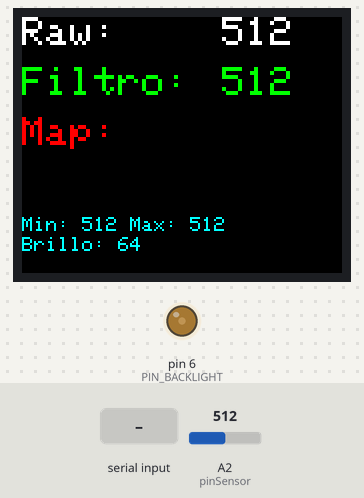
Bench run of a sketch on a simulated Arduino Uno, built with avr-gcc and run on an emulated ATmega328P. Parts: 160×128 colour display, output pins drawn as LEDs (lit = HIGH). The inputs (shaded band) are chosen by the test bench; at power-on: A2 (pinSensor) = 512. What the sketch prints to the serial monitor is not drawn.

Above: at 11.9 s.
12.0 s: "90,45\n" received over Serial
At 13.1 s:
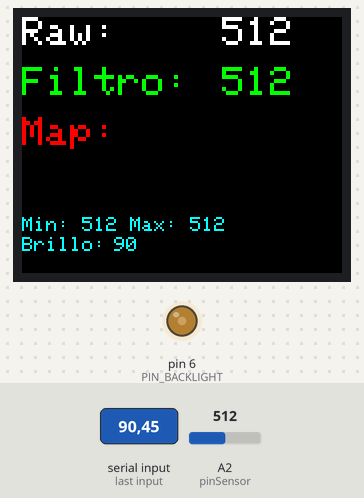
13.7 s: "200\n" received over Serial
At 14.4 s:
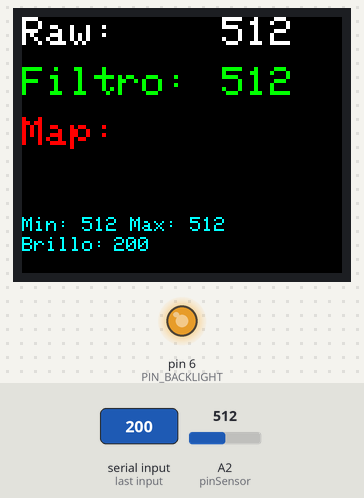
15.4 s: A2 (pinSensor) set to 716
At 15.63 s:
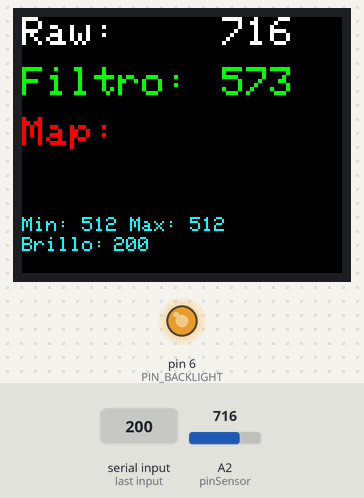
17.0 s: A2 (pinSensor) set to 306
At 17.27 s:
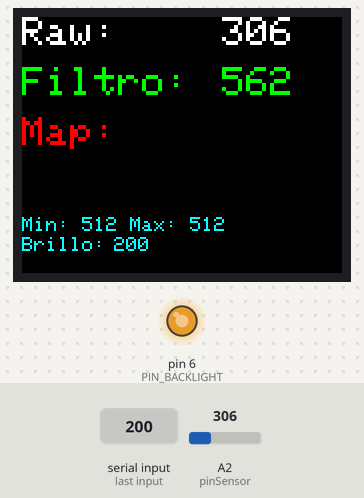
18.6 s: A2 (pinSensor) set to 122
At 20.65 s:
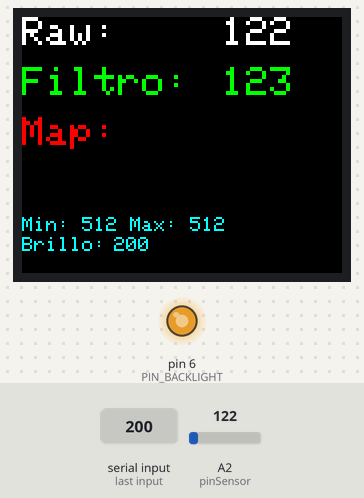
Timing chart, 0 to 21.1 s (numbered marks = the images above; inputs shaded):
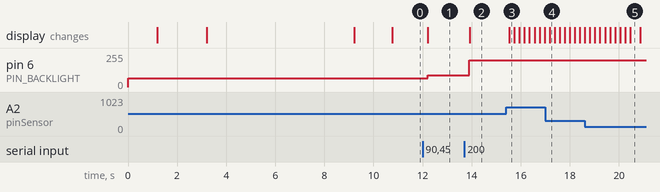

Measured:
- after the input at 12.0 s, pin 6 (PIN_BACKLIGHT): 64/255 → 90/255 after 0.21 s; the display: changes after 0.21 s (image 1)
- after the input at 13.7 s, pin 6 (PIN_BACKLIGHT): 90/255 → 200/255 after 0.21 s; the display: changes after 0.21 s (image 2)
- after the input at 15.4 s, the display: changes after 0.14 s (image 3)
- what the display in image 5 shows lasts 0.4 s, from 20.5 s to 20.9 s

The sketch:

Prueba_Pantalla_LCD.ino
```cpp
//Librerias para comunicarse y manejar el Modulo
// LCD 168x120 8 Pines

// Microcontrolador ST7735S
// #include <Adafruit_ST7789.h>
// #include <Adafruit_ST7796S.h>
#include <Adafruit_ST7735.h>
#include <Adafruit_ST77xx.h>

//
#include <Adafruit_GFX.h>
// #include <gfxfont.h>
// #include <Adafruit_GrayOLED.h>
// #include <Adafruit_SPITFT.h>
// #include <Adafruit_SPITFT_Macros.h>

// Pines de el LCD

#define TFT_CS 10 // Pin selector de Chip CS (Chip Select)
#define TFT_DC 9 // Pin de Comunicacion RS(DC) Data/Command
#define TFT_RST 8 // Pin para Reiniciar el Display RES(Reset)
#define PIN_BACKLIGHT 6 // Pin PWM (Digital) para Controlar el Brillo LEDA (Brillo de Fondo)

// Pin Sensor Efecto Hall
#define pinSensor A2

// Constructor
Adafruit_ST7735 tft = Adafruit_ST7735(TFT_CS, TFT_DC, TFT_RST);

// Variables
float alpha = 0.05;
float filtrado = 0;
uint16_t minRaw = 1023, maxRaw = 0;
uint8_t brillo = 64; // uint8_t 0 - 255 | Ocupa 1 Byte

unsigned long lastUpdate = 0; // unsingned long 0 - 4,294,967,295 (Igual que un uint32_t) | 4 Bytes
const uint16_t updateInterval = 200; // cada 200 ms uint16_t 0 - 65535 | 2 Bytes

static int16_t prevLectura = -1; // int16_t -32768 - 32767 | 2 Bytes
static int16_t prevFiltrado = -1;
static int16_t prevMapeo = -1;

// Para tener en cuenta
/*

DIMENSIONES PANTALLA: 160 x 128

TAMAÑOS Text Sizes: Se multiplica la Base (1,2,3) x (6 en X y 8 en Y).
1 --> 6x8 px
2 --> 12x16 px
3 --> 18x24 px

tft.fillScreen(color) --> Rellena toda la pantalla con un color (p. ej. negro).
tft.fillRect(x, y, w, h, color) --> Dibuja un rectángulo lleno (sirve para “borrar” un área).
tft.setCursor(x, y) --> Mueve el “cursor” donde empezará a dibujar texto.
tft.setTextColor(color) --> Cambia el color del texto (solo letras).
tft.setTextColor(fg, bg) --> Cambia color de letras y de fondo (reemplaza texto anterior sin borrar pantalla).
tft.setTextSize(n) --> Escala el tamaño de las letras (1=normal, 2=doble, etc.).
tft.print("texto") --> Escribe texto en la pantalla (igual que Serial.print).
*/

// Funcion para calibrar la entrada analogica y definir los valores
// Maximos y Minimos Capturados al momento de usar el Dispositivo.
void calibrar() {
  // Serial.println("Mueve el imán a los extremos...");
  tft.fillScreen(ST77XX_BLACK);
  tft.setCursor(0, 0);
  tft.setTextColor(ST77XX_YELLOW);
  tft.setTextSize(2);
  tft.println("Calibrando...");
  tft.println("Mueve el iman a extremos");
  tft.println("min: ");
  tft.setCursor(0, 75);
  tft.print("max: ");

  delay(2000);

  unsigned long t0 = millis();

  while (millis() - t0 < 6000) {
    int val = analogRead(pinSensor);
    if (val < minRaw) {
      minRaw = val;
      tft.fillRect(50, 50, 80, 20, ST77XX_BLACK);
      tft.setCursor(50, 50);
      tft.print(minRaw);
    }
    if (val > maxRaw) {
      maxRaw = val;
      tft.fillRect(50, 75, 80, 20, ST77XX_BLACK);
      tft.setCursor(50, 75);
      tft.print(maxRaw);
    }

    delay(5);
  }
  // Serial.println("Calibrado: min="); Serial.print(minRaw);
  // Serial.print(" max="); Serial.println(maxRaw);

  tft.fillScreen(ST77XX_BLACK);
  tft.setTextColor(ST77XX_GREEN);
  tft.setCursor(0, 0);
  tft.print("Min: "); tft.println(minRaw);
  tft.print("Max: "); tft.println(maxRaw);

  delay(1500);
}

void setup() {
  Serial.begin(9600);

  // Inicializando el Pin Digital para controlar el brillo
  pinMode(PIN_BACKLIGHT, OUTPUT);
  analogWrite(PIN_BACKLIGHT, brillo);

  // Inicializa la pantalla
  tft.initR(INITR_BLACKTAB); // Inicializa ST7732
  tft.fillScreen(ST77XX_BLACK);
  // tft.setTextColor(ST77XX_WHITE);
  tft.setRotation(1); // Se usa para girar la orientancion.
  tft.setTextSize(2);

  delay(1000);
  calibrar();

  filtrado = analogRead(pinSensor);

  // Limpiando La Pantalla
  tft.fillScreen(ST77XX_BLACK);

  // Mostrando los valores Min-Max
  tft.setCursor(0, 100);
  tft.setTextColor(ST77XX_CYAN);
  tft.setTextSize(1);
  tft.print("Min: " + String(minRaw) + " Max: " + String(maxRaw));

  // Mostrando el Valor de Brillo Actual
  tft.setCursor(0, 110);
  tft.print("Brillo: " + String(brillo));

  // Dibujano las Estiquetas Fijas
  tft.setTextSize(2);
  tft.setCursor(0, 0);
  tft.setTextColor(ST77XX_WHITE);
  tft.print("Raw:");
  tft.setCursor(0, 25);
  tft.setTextColor(ST77XX_GREEN);
  tft.print("Filtro:");
  tft.setCursor(0, 50);
  tft.setTextColor(ST77XX_RED);
  tft.print("Map:");

}

void loop() {
  // Control de brillo por serial
  if (Serial.available() > 0) {
    String input = Serial.readStringUntil('\n');
    brillo = input.toInt();
    delay(200);
    brillo = constrain(brillo, 0, 255);
    analogWrite(PIN_BACKLIGHT, brillo);
    tft.setTextSize(1);
    tft.fillRect(46, 110, 100, 10, ST77XX_BLACK);
    tft.setCursor(46, 110);
    tft.setTextColor(ST77XX_CYAN);
    tft.print(brillo);
    tft.setTextSize(2);
    Serial.print("Brillo Ajustado a: ");
    Serial.println(brillo);
  }

  // Lectura y Filtrado del sensor
  int16_t lectura = analogRead(pinSensor);
  filtrado = alpha * lectura + (1 - alpha) * filtrado;
  int mapeo = map(constrain(filtrado, minRaw, maxRaw), minRaw, maxRaw, 0, 1023);

  // Mostrando los Datos en el LCD

  if (millis()- lastUpdate > updateInterval) {

    // Actualiza solo si cambia el valor.

    tft.setTextSize(2);

    if (lectura != prevLectura) {
      tft.fillRect(100, 0, 80, 20, ST77XX_BLACK); // Limpia solo el numero
      tft.setCursor(100, 0);
      tft.setTextColor(ST77XX_WHITE, ST77XX_BLACK);
      tft.print(lectura);
      prevLectura = lectura;
    }

    if ((int)filtrado != prevFiltrado) {
      tft.fillRect(100, 25, 80, 20, ST77XX_BLACK);
      tft.setCursor(100, 25);
      tft.setTextColor(ST77XX_GREEN, ST77XX_BLACK);
      tft.print((int)filtrado);
      prevFiltrado = (int)filtrado;
    }

    if (mapeo != prevMapeo) {
      tft.fillRect(100, 50, 80, 20, ST77XX_BLACK);
      tft.setCursor(100, 50);
      tft.setTextColor(ST77XX_RED, ST77XX_BLACK);
      tft.print(mapeo);
      prevMapeo = mapeo;
    }

    // Serial.print("Raw: ");
    // Serial.println(lectura);
    // Serial.print("Filtrado: ");
    // Serial.println((int)filtrado);
    // Serial.print("Mapeado: ");
    // Serial.println(mapeo);

    lastUpdate = millis();
  }

  delay(20);
}
```
